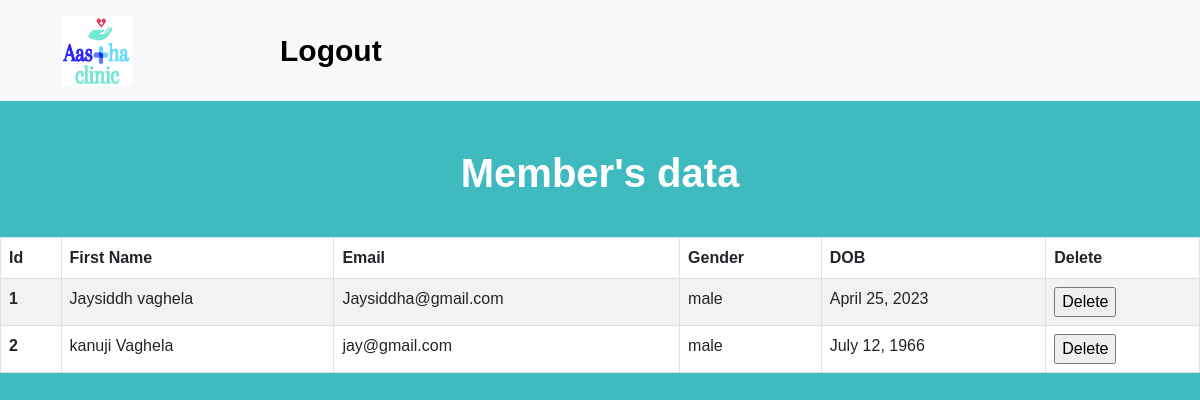
Screenshot of /memberdata/ with the database file from the repository.
### app/models.py (models this page shows, shortened)
class Patientdata1(models.Model):
    Firstname = models.CharField(max_length=50)
    Email = models.EmailField(max_length=50)
    Gender = models.CharField(max_length=10)
    Date = models.DateField()

### app/views.py (the view)
# urls.py: path("memberdata/",views.Memberdata,name="Memberdata"),
def Memberdata(request):
    ddata4 = Patientdata1.objects.all()
    return render(request,"app/memberdata.html",{'key4':ddata4})

### app/templates/app/memberdata.html (shortened to what this page needs)
{%load static%}
{% block body %}
<!DOCTYPE html>
<html lang="en">
<head>
    <link href="https://cdn.jsdelivr.net/npm/bootstrap@5.3.0-alpha1/dist/css/bootstrap.min.css" rel="stylesheet"
>
		<link rel="stylesheet" type="text/css" href="../static/css/memberdata.css">
</head>
<body>
    <nav class="navbar navbar-expand-lg bg-light">
        <div class="container-fluid">
            <img src="{% static '/logo2.jpg' %}" class="img-fluid" style="height:70px; width:70px; margin-left:50px;"
                alt="...">
            <div class="collapse navbar-collapse " id="navbarSupportedContent">
                <ul class="navbar-nav me-auto mb-2 mb-lg-0 " style="padding:12px 100px 12px 100px; margin:0 40px 0 40px;  font-size:25px;
          font-weight: 550;">
                    <li class="nav-item">
                        <a class="nav-link active" aria-current="page" href="../">Logout</a>
                    </li>
                </ul>
            </div>
        </div>
    </nav>
<br><br>
<center>
    <div style="">
        <h1>Member's data</h1>
    </div>
</center>
<div class="table-wrapper-scroll-y my-custom-scrollbar">
    <table class="table table-bordered table-striped mb-0">
      <thead>
        <tr>
            <th scope="col">Id</th>
            <th scope="col">First Name</th>
            <th scope="col">Email</th>
            <th scope="col">Gender</th>
            <th scope="col">DOB</th>
            <th scope="col">Delete</th>
        </tr>
      </thead>
    {% if key4 %}
      <tbody>
        {% for  i in key4 %}
        <tr>
          <th scope="row">{{i.id}}</th>
          <td>{{i.Firstname}}</td>
          <td>{{i.Email}}</td>
          <td>{{i.Gender}}</td>
          <td>{{i.Date}}</td>
        <td>
          <form name="Deleteform" action="{% url 'delete4' pk=i.id %}" method="post">
             <input type="submit" value="Delete">
          </form>
        </td>
        </tr>
        {% endfor %}
      </tbody>
      {% endif %}
    </table>
    <br><br><br>
  </div>
    <br><br><br>
</body>
</html>
{%endblock body%}

### app/static/css/memberdata.css (style rules this page uses)
.nav-item a { font-weight: 700; font-size: 30px; }
body { background: #3fbbc0 !important; font-family: 'Muli', sans-serif; }
h1 { color: #fff; padding-bottom: 2rem; font-weight: bold; }
a { color: #333; }
.my-custom-scrollbar { position: relative; height: 200px; overflow: auto; }
.table-wrapper-scroll-y { display: block; }
tbody { max-height: 10vh; overflow: auto; }

### rows the page displays
Patientdata1: id "1", Firstname "Jaysiddh vaghela", Email "Jaysiddha@gmail.com", Gender "male", Date "April 25, 2023"
Patientdata1: id "2", Firstname "kanuji Vaghela", Email "jay@gmail.com", Gender "male", Date "July 12, 1966"
